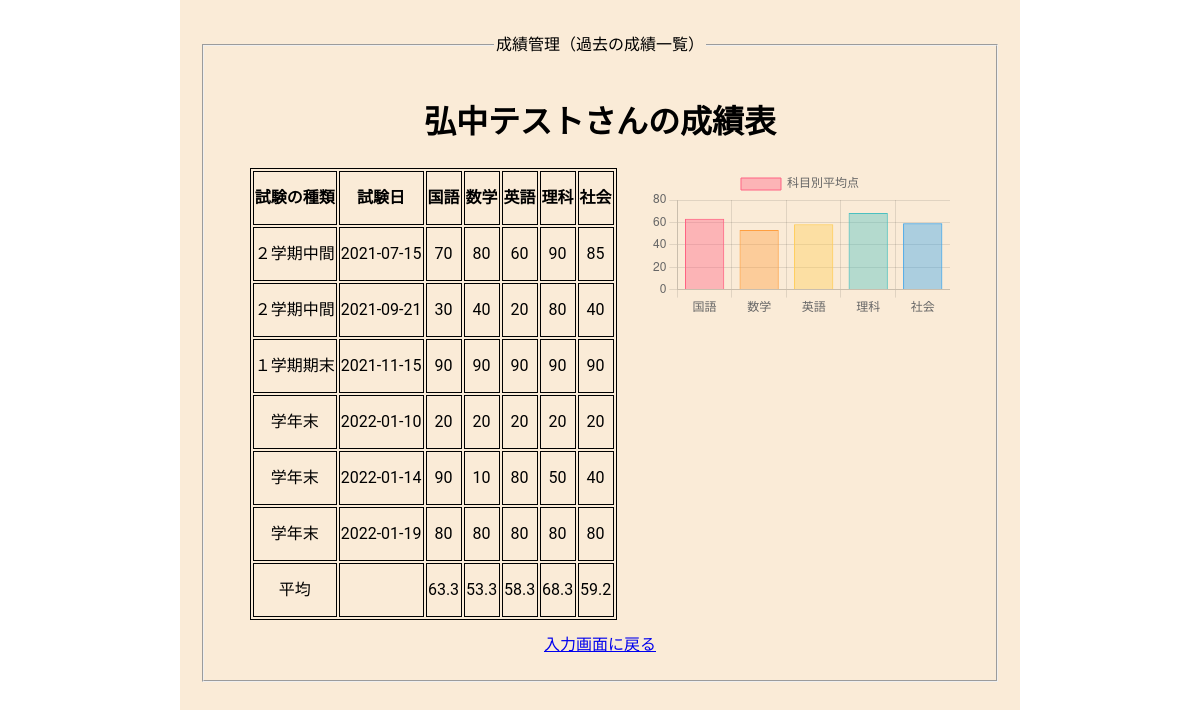
The page /record_read.php (signed in) on the database its author committed.
### tables this page shows
CREATE TABLE `record_table` (
  `id` int(11) NOT NULL,
  `user_id` int(11) NOT NULL,
  `exam_type` varchar(128) NOT NULL,
  `exam_date` date NOT NULL,
  `japanese` int(11) NOT NULL,
  `math` int(11) NOT NULL,
  `english` int(11) NOT NULL,
  `science` int(11) NOT NULL,
  `social` int(11) NOT NULL,
  `created_at` datetime NOT NULL,
  `updated_at` datetime NOT NULL
);

### record_read.php (the view, shortened to what this page needs)
<?php
$user_id = $_SESSION['user_id'];
$user_name = $_SESSION['user_name'];
$pdo = connect_to_db();
$sql = 'SELECT * FROM record_table WHERE user_id=:user_id ORDER BY exam_date ASC';
$stmt = $pdo->prepare($sql);
$stmt->bindValue(':user_id', $user_id);
try {
  $status = $stmt->execute();
} catch (PDOException $e) {
  echo json_encode(["sql error" => "{$e->getMessage()}"]);
  exit();
}
$result = $stmt->fetchAll(PDO::FETCH_ASSOC);
$output = "";
foreach ($result as $record) {
  $output .= "
  <tr>
    <td>{$record["exam_type"]}</td>
    <td>{$record["exam_date"]}</td>
    <td>{$record["japanese"]}</td>
    <td>{$record["math"]}</td>
    <td>{$record["english"]}</td>
    <td>{$record["science"]}</td>
    <td>{$record["social"]}</td>
  </tr>
  ";
}
$sql = 'SELECT ROUND(AVG(japanese),1), ROUND(AVG(math),1), ROUND(AVG(english),1),
 ROUND(AVG(science),1), ROUND(AVG(social),1) FROM record_table WHERE user_id=:user_id';
$stmt = $pdo->prepare($sql);
$stmt->bindValue(':user_id', $user_id);
try {
  $status = $stmt->execute();
} catch (PDOException $e) {
  echo json_encode(["sql error" => "{$e->getMessage()}"]);
  exit();
}
$result = $stmt->fetch(PDO::FETCH_ASSOC);
$japanese = $result["ROUND(AVG(japanese),1)"];
$math = $result["ROUND(AVG(math),1)"];
$english = $result["ROUND(AVG(english),1)"];
$science = $result["ROUND(AVG(science),1)"];
$social = $result["ROUND(AVG(social),1)"];
$average = "";
$average .= "
  <tr>
    <td>平均</td>
    <td></td>
    <td>{$japanese}</td>
    <td>{$math}</td>
    <td>{$english}</td>
    <td>{$science}</td>
    <td>{$social}</td>
  </tr>
  ";
?>
<!DOCTYPE html>
<html lang="ja">
<head>
  <link rel="stylesheet" href="css/style.css">
</head>
<body>
  <div class="wrapper">
    <fieldset>
      <legend>成績管理（過去の成績一覧）</legend>
      <h1><?php echo $user_name; ?>さんの成績表</h1>
      <div class="contents">
        <table>
          <thead>
            <tr>
              <th>試験の種類</th>
              <th>試験日</th>
              <th>国語</th>
              <th>数学</th>
              <th>英語</th>
              <th>理科</th>
              <th>社会</th>
            </tr>
          </thead>
          <tbody>
            <?= $output ?>
          </tbody>
          <tbody>
            <?= $average ?>
          </tbody>
        </table>
        <div>
          <canvas id="myChart"></canvas>
        </div>
      </div>
      <a href="record_input.php">入力画面に戻る</a>
    </fieldset>
  </div>
  <script>
    const labels = [
      '国語',
      '数学',
      '英語',
      '理科',
      '社会',
    ];
    const data = {
      labels: labels,
      datasets: [{
        label: '科目別平均点',
        data: [<?= $japanese; ?>, <?= $math; ?>, <?= $english; ?>, <?= $science; ?>, <?= $social; ?>],
        backgroundColor: [
          'rgba(255, 99, 132, 0.4)',
          'rgba(255, 159, 64, 0.4)',
          'rgba(255, 205, 86, 0.4)',
          'rgba(75, 192, 192, 0.4)',
          'rgba(54, 162, 235, 0.4)',
        ],
        borderColor: [
          'rgb(255, 99, 132)',
          'rgb(255, 159, 64)',
          'rgb(255, 205, 86)',
          'rgb(75, 192, 192)',
          'rgb(54, 162, 235)',
        ],
        borderWidth: 1
      }]
    };
    const config = {
      type: 'bar',
      data: data,
      options: {
        scales: {
          y: {
            beginAtZero: true
          }
        }
      },
    };
    const myChart = new Chart(
      document.getElementById('myChart'),
      config
    );
  </script>
</body>
</html>

### css/style.css (style rules this page uses)
body { font-family: Roboto, "Yu Gothic Medium", "游ゴシック Medium", YuGothic, "游ゴシック体", "ヒラギノ角ゴ Pro W3", "メイリオ", sans-serif; font-size: 16px; width: 70%; margin: 0 auto; }
.wrapper { padding: 20px 20px 40px; background-color: antiquewhite; text-align: center; line-height: 50px; }
table, th, td { border: 1px solid black; font-size: 16px; }
.contents { display: flex; justify-content: space-evenly; }

### rows shown on the page
record_table: exam_type "２学期中間", exam_date "2021-07-15", japanese "70", math "80", english "60", science "90", social "85"
record_table: exam_type "２学期中間", exam_date "2021-09-21", japanese "30", math "40", english "20", science "80", social "40"
record_table: exam_type "１学期期末", exam_date "2021-11-15", japanese "90", math "90", english "90", science "90", social "90"
record_table: exam_type "学年末", exam_date "2022-01-10", japanese "20", math "20", english "20", science "20", social "20"
record_table: exam_type "学年末", exam_date "2022-01-14", japanese "90", math "10", english "80", science "50", social "40"
record_table: exam_type "学年末", exam_date "2022-01-19", japanese "80", math "80", english "80", science "80", social "80"

### other values the page prints
$user_name "弘中テスト"
$japanese "63.3"
$math "53.3"
$english "58.3"
$science "68.3"
$social "59.2"
chart data {{ $japanese }} 63.3
chart data {{ $math }} 53.3
chart data {{ $english }} 58.3
chart data {{ $science }} 68.3
